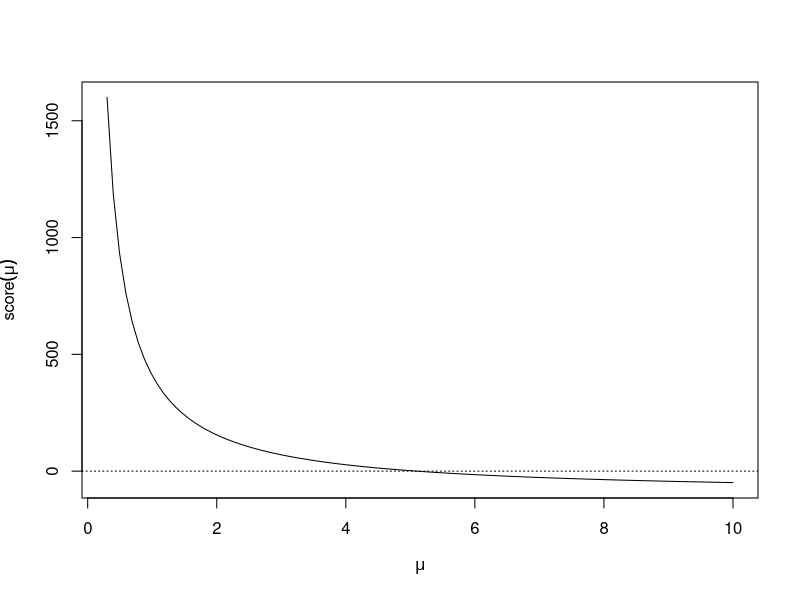
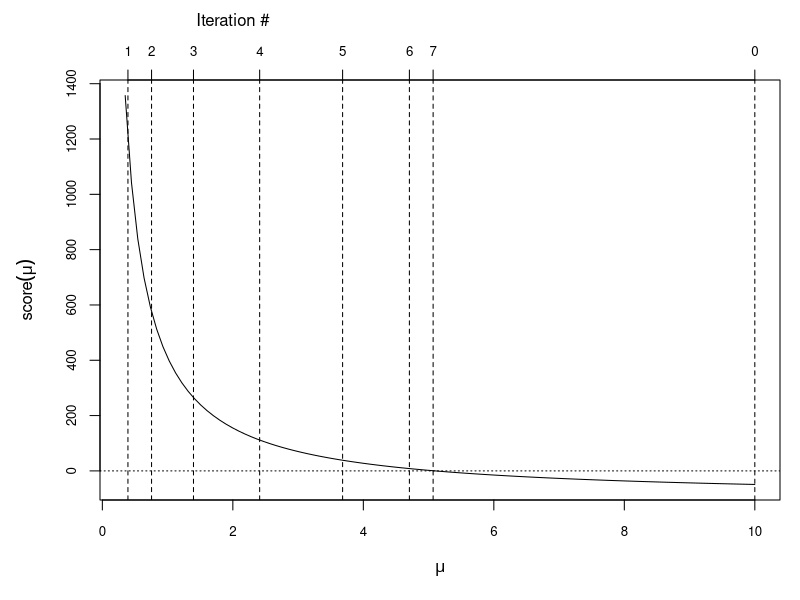

The R source for these figures, in order:
## ---- chunk 1
set.seed(2017-08-09)
x <- rpois(100, 5)
xbar <- mean(x)
n <- length(x)
score <- function(mu) {
        n * xbar / mu - n
}
curve(score, .3, 10, xlab = expression(mu), ylab = expression(score(mu)))
abline(h = 0, lty = 3)
## ---- chunk 2
Funcall <- function(f, ...) f(...)
Iterate <- function(f, n = 1) {
        function(x) {
                Reduce(Funcall, rep.int(list(f), n), x, right = TRUE)
        }
}
## ---- chunk 3
single_iteration <- function(x) {
        2 * x - x^2 / xbar
}
g <- function(x0, n) {
        giter <- Iterate(single_iteration, n)
        giter(x0)
}
## ---- chunk 4
g <- Vectorize(g, "n")
## ---- chunk 5
par(mar = c(5, 5, 4, 1))
curve(score, .35, 10, xlab = expression(mu), ylab = expression(score(mu)), cex.axis = 0.8)
abline(h = 0, lty = 3)

iterates <- g(10, 1:7)  ## Generate values for 7 functional iterations with a starting value of 10.
abline(v = c(10, iterates), lty = 2)
axis(3, c(10, iterates), labels = c(0, 1:7), cex = 2, cex.axis = 0.8)
mtext("Iteration #", at = 2, line = 2.5)
